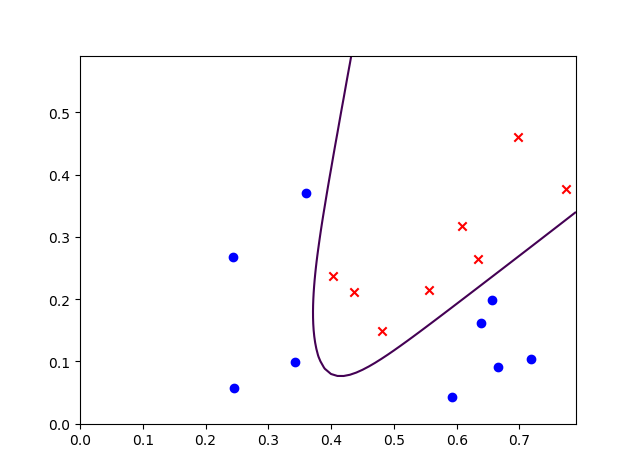

The Python source for this figure:
import numpy as np
import matplotlib.pyplot as plt
from numpy import *
import random as rand
#读数据
file = open("watermelon.txt")
date = file.readlines()

X = []
Y = []

for eachline in date:
    x = eachline.split()
    if x[0] == "编号":
        continue
    else:
        X.append((1.0,float(x[1]),float(x[2])))
        Y.append(float(x[3]=='是'))
X = np.mat(X).T
Y = np.mat(Y)

m = shape(Y)[1]
alpha = 0.01
step = 300000

def sigmoid(z):
    return 1/(1+exp(-z))
#随机初始化theta1
theta1 = mat([[rand.random(),rand.random(),rand.random(),rand.random(),rand.random()],[rand.random(),rand.random(),rand.random(),rand.random(),rand.random()],[rand.random(),rand.random(),rand.random(),rand.random(),rand.random()]]) #theta1:3*5
#随机初始化theta2
theta2 = mat([rand.random(),rand.random(),rand.random(),rand.random(),rand.random(),rand.random()]) #theta2:1*6

D1 = mat(zeros([shape(theta1)[0],shape(theta1)[1]])) #3*5
D2 = mat(zeros([shape(theta2)[0],shape(theta2)[1]])) #1*6

for i in range(step):
    #计算隐藏层
    a1 = sigmoid(theta1.T*X) #a1:5*17
    b2 = mat(np.ones((1, m))) #b2:1*17
    X1 = np.row_stack((b2, a1))  #X1:6*17
    #计算输出层
    output = sigmoid(theta2*X1) #output:1*17
    delta2 = output - Y #delta2: 1*17
    delta1 = np.multiply(theta2.T[1:,:]*delta2 , np.multiply(a1,(1-a1))) #delta1:6*17
    #D1 = D1 + X*delta1.T
    #D2 = D2 + delta2*X1.T
    D1 =  X*delta1.T
    D2 =  delta2*X1.T
    #更新theta    
    theta1 = theta1 - alpha*D1
    theta2 = theta2 - alpha*D2

#画散点图
t = 0;
for i in range(shape(Y)[1]):  
    each = Y[0,i]
    if each > 0:
        plt.scatter(X[1,t],X[2,t],color = 'red',marker = "x")
    else:
        plt.scatter(X[1,t],X[2,t],color = 'blue')
    t = t + 1

x1 = np.arange(0, 0.8, .01)
x2 = np.arange(0, 0.6, .01)
x1,x2 = np.meshgrid(x1,x2)

f = theta2[0,0]
for k in range(shape(theta1)[1]):
    f += sigmoid(theta1[0,k]+theta1[1,k]*x1+theta1[2,k]*x2)*theta2[0,k+1]
plt.contour(x1,x2,f,0)
plt.show()
